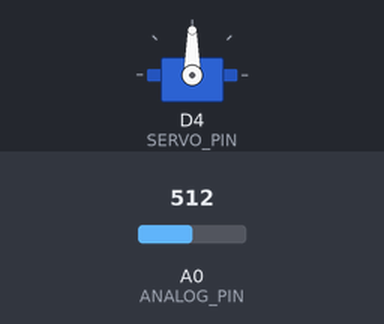
A sketch run on a simulated ESP8266 (NodeMCU). Shown: servo. The test bench sets the inputs (shaded band); at power-on: A0 (ANALOG_PIN) = 512. What the sketch prints to the serial monitor is not drawn.

Above: at 1.2 s.
1.3 s: A0 (ANALOG_PIN) set to 551
At 1.7 s:
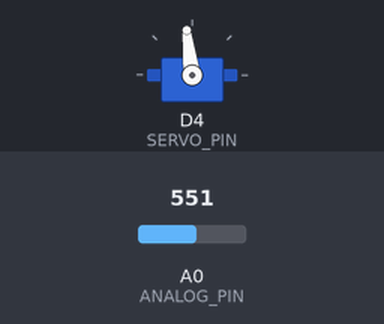
2.8 s: A0 (ANALOG_PIN) set to 573
At 4.0 s:
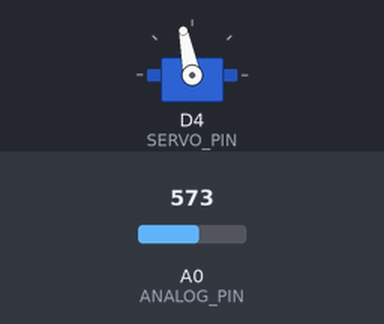
4.3 s: A0 (ANALOG_PIN) set to 306
At 5.3 s:
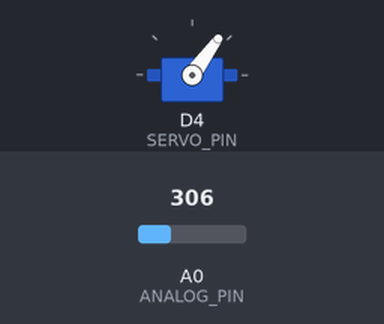
5.8 s: A0 (ANALOG_PIN) set to 716
At 6.4 s:
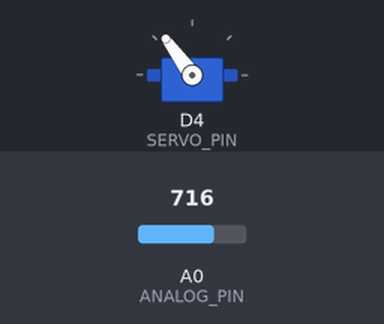
7.3 s: A0 (ANALOG_PIN) set to 1023
At 8.5 s:
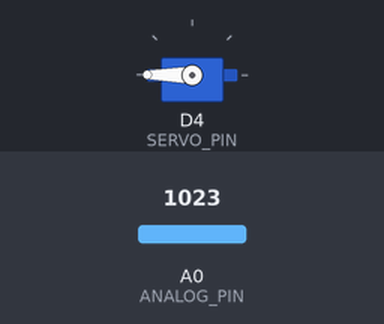
8.8 s: A0 (ANALOG_PIN) set to 900
At 9.8 s:
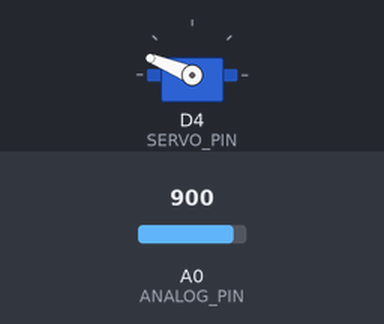
Timing chart, 0 to 11.3 s (numbered marks = the images above; inputs shaded):
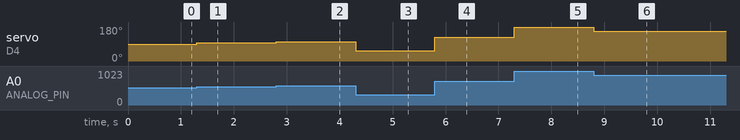

The sketch:

servoCalibrate.ino
```cpp
/*
   servoCalibrate.ino
   Use a 10K pot on A0 (3v3 to ground) to determine the physical limits of a servo.
   The SG90 hobby servo goes from 0 to 90 degrees.
*/

#include <Servo.h>
Servo servo;

const int SERVO_PIN = D4;
const int ANALOG_PIN = A0;
const int MAX = 180;

void setup()
{
  Serial.begin(115200);
  Serial.println(F("servoCalibrate.ino"));
  servo.attach(SERVO_PIN);       //GPIO2
}


void loop()
{
  int potValue = analogRead(ANALOG_PIN);
  int angle = map(potValue, 0, 1023, 0, MAX);  //Convert 0-1023 to degrees
  servo.write(angle);                          //Sets the servo angle in degrees.

  Serial.print(F("A0= "));
  Serial.print(potValue);
  Serial.print(F(",  Angle= "));
  Serial.println(angle);
}
```

Measured:
- after the input at 1.3 s, servo on D4 (SERVO_PIN): 90° → 97° at once
- after the input at 2.8 s, servo on D4 (SERVO_PIN): 97° → 101° at once
- after the input at 4.3 s, servo on D4 (SERVO_PIN): 101° → 54° at once
- after the input at 5.8 s, servo on D4 (SERVO_PIN): 54° → 126° at once
- after the input at 7.3 s, servo on D4 (SERVO_PIN): 126° → 180° at once
- after the input at 8.8 s, servo on D4 (SERVO_PIN): 180° → 158° at once
